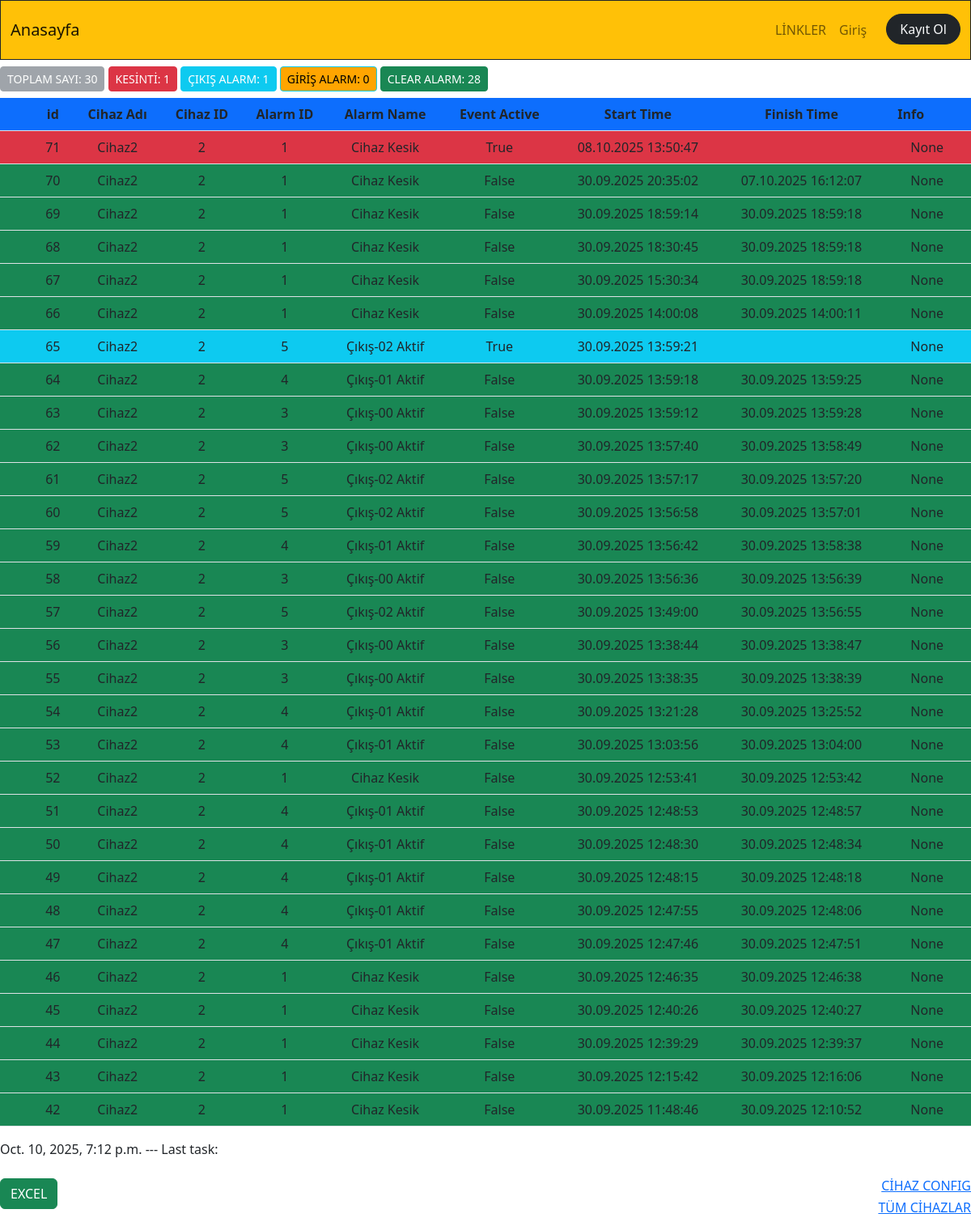
The page /scheduler_cihaz on the database its author committed.
### app_monitor/models.py (models this page shows, shortened)
class Event(models.Model):
    id=models.BigAutoField(primary_key=True,db_column='ID')
    device_id=models.ForeignKey(Device,on_delete=models.CASCADE,null=True, blank=True)
    device_name=models.CharField(blank=True,null=True, max_length=50)
    alarm_id=models.ForeignKey(Alarm,on_delete=models.CASCADE,null=True, blank=True)
    alarm_name=models.CharField(blank=True,null=True, max_length=50)
    event_active=models.BooleanField(default=True) #alarm devam ediyor mu?  241225
    start_time=models.DateTimeField(blank=True,null=True)
    finish_time=models.DateTimeField(blank=True,null=True)
    info=models.CharField(blank=True,null=True, max_length=50)

class Device(models.Model):
    device_id=models.IntegerField(primary_key=True,db_column='ID')
    device_name=models.CharField(blank=True,null=True, max_length=20)
    device_ip=models.CharField(blank=True,null=True, max_length=20)
    device_port=models.IntegerField(blank=True,null=True)
    device_function=models.CharField(blank=True,null=True, max_length=20)
    device_state=models.BooleanField(blank=True,null=True,default=False) #241225
    def __str__(self):
        return(f"{self.device_id}")

class Alarm(models.Model):
    id=models.BigAutoField(primary_key=True,db_column='ID')
    alarm_id=models.IntegerField(blank=True,null=True)
    alarm_name=models.CharField(blank=True,null=True, max_length=50)
    def __str__(self):
        return f"{self.alarm_id}"

### app_monitor/views.py (the view)
# urls.py: path('scheduler_cihaz',scheduler_cihaz,name="scheduler_cihaz"),
def scheduler_cihaz(request):
    print("SCHEDULER_CIHAZ GIRDI...")
    datetime_now=datetime.now()
    devices_all=Device.objects.all()
    events=Event.objects.all()[::-1]
    for device in devices_all:
        pass
    events=Event.objects.all()[::-1][:50]
    events_total_count=Event.objects.all().count()
    events_alarm1_count=Event.objects.filter(alarm_id=1).filter(event_active=True).count()
    events_alarm2_count=Event.objects.filter(Q(alarm_id=2)|Q(alarm_id=3)|Q(alarm_id=4)|Q(alarm_id=5)|Q(alarm_id=6)).filter(event_active=True).count()
    events_alarm3_count=Event.objects.filter(Q(alarm_id=7)|Q(alarm_id=8)|Q(alarm_id=9)|Q(alarm_id=10)).filter(event_active=True).count()
    events_clear_count=Event.objects.filter(event_active=False).count()
    context=dict(
        events=events,
        events_total_count=events_total_count,
        events_alarm1_count=events_alarm1_count,
        events_alarm2_count=events_alarm2_count,
        events_alarm3_count=events_alarm3_count,
        events_clear_count=events_clear_count,
        datetime_now=datetime_now,
    )
    return render(request,"app_monitor/events.html",context)

### app_monitor/templates/app_monitor/events.html (shortened to what this page needs)
{% extends "core/base.html" %}
{% block content %}
<div>
<div class="container-fluid p-0">
       <div id="alarm-sayilari" class="row d-flex ">
        <div class="col-sm-12">
            <label class="btn btn-secondary btn-sm my-2" for="btn-check-all">TOPLAM SAYI: {{events_total_count}} </label>
            <label class="btn btn-danger btn-sm my-2" for="btn-check-alarm1">KESİNTİ: {{events_alarm1_count}} </label>
            <label class="btn btn-info btn-sm text-white my-2"  for="btn-check-alarm2">ÇIKIŞ ALARM: {{events_alarm2_count}} </label>
            <label class="btn btn-info btn-sm text- my-2" style="background-color:orange" for="btn-check-alarm3">GİRİŞ ALARM: {{events_alarm3_count}} </label>
            <label class="btn btn-success btn-sm my-2" for="btn-check-alarm-clear">CLEAR ALARM: {{events_clear_count}} </label>
        </div>
      </div>
<div class="event_container">
<table class="table table-hover" data-click-to-select="true">
    <thead>
       <tr class="bg-primary px-5">
         <th class="ps-5" scope="col">id</th>
         <th scope="col">Cihaz Adı</th>
         <th scope="col">Cihaz ID</th>
         <th scope="col">Alarm ID</th>
         <th scope="col">Alarm Name</th>
         <th scope="col">Event Active</th>
         <th scope="col">Start Time</th>
         <th scope="col">Finish Time</th>
         <th class="pe-5" scope="col">Info</th>
       </tr>
     </thead>
   <tbody>
    {% for event in events %}
     <tr
     {% comment %} {% if event.event_active and event.alarm_id is 1 %}class="bg-danger ps-5"{% else %}class="bg-success"{% endif %}  {% endcomment %}
     {% if event.event_active and event.alarm_id.alarm_id is 1 %}class="bg-danger ps-5"{% endif %}
     {% if event.event_active and event.alarm_id.alarm_id is 5 %}class="bg-info ps-5"{% endif %}
     {% if not event.event_active  %}class="bg-success ps-5"{% endif %}
     style="margin:20%" >
       <td class="ps-5" >{{event.id}}</td>
       <td >{{event.device_name}}</td>
       <td >{{event.device_id}}</td>
       <td >{{event.alarm_id}}</td>
       <td >{{event.alarm_id.alarm_name}}</td>
       <td > {{event.event_active}}</td>
       <td >{{event.start_time|date:"d.m.Y"}} {{event.start_time|time:"H:i:s"}}</td>
       <td >{{event.finish_time|date:"d.m.Y"}} {{event.finish_time|time:"H:i:s"}}</td>
       <td >{{event.info}}</td>
     </tr>
     {% endfor %}
   </tbody>
  </table>
  {{datetime_now}}  --- Last task: {{completed_task_time}}
</div>
</div>
<br>
<div class="row">
    <div class="col-sm-6">
     <a href="/app_monitor/export_to_excel_event_all"> <button class="btn btn-success ">EXCEL</button> </a>
    </div>
    <div class="col-sm-6 text-end">
      <h6 class=""><a href="arduino_serial_local-all" target="_blank">CİHAZ CONFIG</a> </h6>
      <h6 class="" ><a href="/app_monitor/cihazlar_tum" target="_blank">TÜM CİHAZLAR</a>  </h6>
    </div>
  </div>
{% endblock content %}

### rows shown on the page
Event: id "71", device_name "Cihaz2", device_id "2", alarm_id "1", alarm_id.alarm_name "Cihaz Kesik", event_active "True", start_time "08.10.2025", start_time "13:50:47", info "None"
Event: id "70", device_name "Cihaz2", device_id "2", alarm_id "1", alarm_id.alarm_name "Cihaz Kesik", event_active "False", start_time "30.09.2025", start_time "20:35:02", finish_time "07.10.2025", finish_time "16:12:07", info "None"
Event: id "69", device_name "Cihaz2", device_id "2", alarm_id "1", alarm_id.alarm_name "Cihaz Kesik", event_active "False", start_time "30.09.2025", start_time "18:59:14", finish_time "30.09.2025", finish_time "18:59:18", info "None"
Event: id "68", device_name "Cihaz2", device_id "2", alarm_id "1", alarm_id.alarm_name "Cihaz Kesik", event_active "False", start_time "30.09.2025", start_time "18:30:45", finish_time "30.09.2025", finish_time "18:59:18", info "None"
Event: id "67", device_name "Cihaz2", device_id "2", alarm_id "1", alarm_id.alarm_name "Cihaz Kesik", event_active "False", start_time "30.09.2025", start_time "15:30:34", finish_time "30.09.2025", finish_time "18:59:18", info "None"
Event: id "66", device_name "Cihaz2", device_id "2", alarm_id "1", alarm_id.alarm_name "Cihaz Kesik", event_active "False", start_time "30.09.2025", start_time "14:00:08", finish_time "30.09.2025", finish_time "14:00:11", info "None"
Event: id "65", device_name "Cihaz2", device_id "2", alarm_id "5", alarm_id.alarm_name "Çıkış-02 Aktif", event_active "True", start_time "30.09.2025", start_time "13:59:21", info "None"
Event: id "64", device_name "Cihaz2", device_id "2", alarm_id "4", alarm_id.alarm_name "Çıkış-01 Aktif", event_active "False", start_time "30.09.2025", start_time "13:59:18", finish_time "30.09.2025", finish_time "13:59:25", info "None"
Event: id "63", device_name "Cihaz2", device_id "2", alarm_id "3", alarm_id.alarm_name "Çıkış-00 Aktif", event_active "False", start_time "30.09.2025", start_time "13:59:12", finish_time "30.09.2025", finish_time "13:59:28", info "None"
Event: id "62", device_name "Cihaz2", device_id "2", alarm_id "3", alarm_id.alarm_name "Çıkış-00 Aktif", event_active "False", start_time "30.09.2025", start_time "13:57:40", finish_time "30.09.2025", finish_time "13:58:49", info "None"
Event: id "61", device_name "Cihaz2", device_id "2", alarm_id "5", alarm_id.alarm_name "Çıkış-02 Aktif", event_active "False", start_time "30.09.2025", start_time "13:57:17", finish_time "30.09.2025", finish_time "13:57:20", info "None"
Event: id "60", device_name "Cihaz2", device_id "2", alarm_id "5", alarm_id.alarm_name "Çıkış-02 Aktif", event_active "False", start_time "30.09.2025", start_time "13:56:58", finish_time "30.09.2025", finish_time "13:57:01", info "None"
Event: id "59", device_name "Cihaz2", device_id "2", alarm_id "4", alarm_id.alarm_name "Çıkış-01 Aktif", event_active "False", start_time "30.09.2025", start_time "13:56:42", finish_time "30.09.2025", finish_time "13:58:38", info "None"
Event: id "58", device_name "Cihaz2", device_id "2", alarm_id "3", alarm_id.alarm_name "Çıkış-00 Aktif", event_active "False", start_time "30.09.2025", start_time "13:56:36", finish_time "30.09.2025", finish_time "13:56:39", info "None"
Event: id "57", device_name "Cihaz2", device_id "2", alarm_id "5", alarm_id.alarm_name "Çıkış-02 Aktif", event_active "False", start_time "30.09.2025", start_time "13:49:00", finish_time "30.09.2025", finish_time "13:56:55", info "None"
Event: id "56", device_name "Cihaz2", device_id "2", alarm_id "3", alarm_id.alarm_name "Çıkış-00 Aktif", event_active "False", start_time "30.09.2025", start_time "13:38:44", finish_time "30.09.2025", finish_time "13:38:47", info "None"
Event: id "55", device_name "Cihaz2", device_id "2", alarm_id "3", alarm_id.alarm_name "Çıkış-00 Aktif", event_active "False", start_time "30.09.2025", start_time "13:38:35", finish_time "30.09.2025", finish_time "13:38:39", info "None"
Event: id "54", device_name "Cihaz2", device_id "2", alarm_id "4", alarm_id.alarm_name "Çıkış-01 Aktif", event_active "False", start_time "30.09.2025", start_time "13:21:28", finish_time "30.09.2025", finish_time "13:25:52", info "None"
Event: id "53", device_name "Cihaz2", device_id "2", alarm_id "4", alarm_id.alarm_name "Çıkış-01 Aktif", event_active "False", start_time "30.09.2025", start_time "13:03:56", finish_time "30.09.2025", finish_time "13:04:00", info "None"
Event: id "52", device_name "Cihaz2", device_id "2", alarm_id "1", alarm_id.alarm_name "Cihaz Kesik", event_active "False", start_time "30.09.2025", start_time "12:53:41", finish_time "30.09.2025", finish_time "12:53:42", info "None"
Event: id "51", device_name "Cihaz2", device_id "2", alarm_id "4", alarm_id.alarm_name "Çıkış-01 Aktif", event_active "False", start_time "30.09.2025", start_time "12:48:53", finish_time "30.09.2025", finish_time "12:48:57", info "None"
Event: id "50", device_name "Cihaz2", device_id "2", alarm_id "4", alarm_id.alarm_name "Çıkış-01 Aktif", event_active "False", start_time "30.09.2025", start_time "12:48:30", finish_time "30.09.2025", finish_time "12:48:34", info "None"
Event: id "49", device_name "Cihaz2", device_id "2", alarm_id "4", alarm_id.alarm_name "Çıkış-01 Aktif", event_active "False", start_time "30.09.2025", start_time "12:48:15", finish_time "30.09.2025", finish_time "12:48:18", info "None"
Event: id "48", device_name "Cihaz2", device_id "2", alarm_id "4", alarm_id.alarm_name "Çıkış-01 Aktif", event_active "False", start_time "30.09.2025", start_time "12:47:55", finish_time "30.09.2025", finish_time "12:48:06", info "None"
Event: id "47", device_name "Cihaz2", device_id "2", alarm_id "4", alarm_id.alarm_name "Çıkış-01 Aktif", event_active "False", start_time "30.09.2025", start_time "12:47:46", finish_time "30.09.2025", finish_time "12:47:51", info "None"
Event: id "46", device_name "Cihaz2", device_id "2", alarm_id "1", alarm_id.alarm_name "Cihaz Kesik", event_active "False", start_time "30.09.2025", start_time "12:46:35", finish_time "30.09.2025", finish_time "12:46:38", info "None"
Event: id "45", device_name "Cihaz2", device_id "2", alarm_id "1", alarm_id.alarm_name "Cihaz Kesik", event_active "False", start_time "30.09.2025", start_time "12:40:26", finish_time "30.09.2025", finish_time "12:40:27", info "None"
Event: id "44", device_name "Cihaz2", device_id "2", alarm_id "1", alarm_id.alarm_name "Cihaz Kesik", event_active "False", start_time "30.09.2025", start_time "12:39:29", finish_time "30.09.2025", finish_time "12:39:37", info "None"
Event: id "43", device_name "Cihaz2", device_id "2", alarm_id "1", alarm_id.alarm_name "Cihaz Kesik", event_active "False", start_time "30.09.2025", start_time "12:15:42", finish_time "30.09.2025", finish_time "12:16:06", info "None"
Event: id "42", device_name "Cihaz2", device_id "2", alarm_id "1", alarm_id.alarm_name "Cihaz Kesik", event_active "False", start_time "30.09.2025", start_time "11:48:46", finish_time "30.09.2025", finish_time "12:10:52", info "None"

### other values the page prints
{{ events_total_count }} "30"
{{ events_alarm1_count }} "1"
{{ events_alarm2_count }} "1"
{{ events_alarm3_count }} "0"
{{ events_clear_count }} "28"
